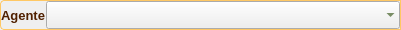
<?xml version="1.0" encoding="UTF-8"?>
<ui version="4.0">
 <class>agentSelectFR</class>
 <widget class="QFrame" name="agentSelectFR">
  <property name="geometry">
   <rect>
    <x>0</x>
    <y>0</y>
    <width>401</width>
    <height>30</height>
   </rect>
  </property>
  <property name="windowIcon">
   <iconset resource="resources.qrc">
    <normaloff>:/icon.ico</normaloff>:/icon.ico</iconset>
  </property>
  <property name="styleSheet">
   <string notr="true">QFrame#agentSelectFR{border:1 solid #FFC864; border-top-left-radius: 4px; border-bottom-left-radius: 4px}</string>
  </property>
  <layout class="QHBoxLayout" name="horizontalLayout">
   <property name="spacing">
    <number>0</number>
   </property>
   <property name="margin">
    <number>0</number>
   </property>
   <item>
    <widget class="QLabel" name="agentLA">
     <property name="font">
      <font>
       <pointsize>10</pointsize>
       <weight>75</weight>
       <bold>true</bold>
      </font>
     </property>
     <property name="styleSheet">
      <string notr="true">color:#502000; background-color:qlineargradient(x1:0, y1:0, x2:0, y2:1, stop:0 #FFFCF0, stop:.3 #FFF098); border-top-left-radius: 3px; border-bottom-left-radius: 3px;</string>
     </property>
     <property name="text">
      <string>Agente</string>
     </property>
     <property name="margin">
      <number>6</number>
     </property>
    </widget>
   </item>
   <item>
    <widget class="QComboBox" name="agentCB">
     <property name="sizePolicy">
      <sizepolicy hsizetype="Expanding" vsizetype="Expanding">
       <horstretch>0</horstretch>
       <verstretch>0</verstretch>
      </sizepolicy>
     </property>
     <property name="styleSheet">
      <string notr="true">color:#305010;</string>
     </property>
     <property name="frame">
      <bool>false</bool>
     </property>
    </widget>
   </item>
  </layout>
 </widget>
 <resources>
  <include location="resources.qrc"/>
 </resources>
 <connections/>
</ui>
